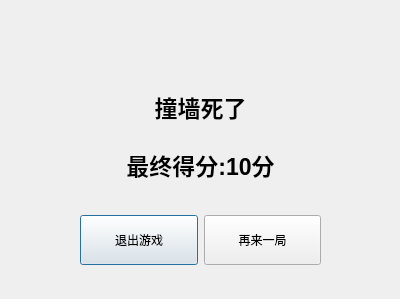
<?xml version="1.0" encoding="UTF-8"?>
<ui version="4.0">
 <class>gameover</class>
 <widget class="QDialog" name="gameover">
  <property name="geometry">
   <rect>
    <x>0</x>
    <y>0</y>
    <width>400</width>
    <height>299</height>
   </rect>
  </property>
  <property name="windowTitle">
   <string>Dialog</string>
  </property>
  <widget class="QWidget" name="">
   <property name="geometry">
    <rect>
     <x>80</x>
     <y>210</y>
     <width>241</width>
     <height>61</height>
    </rect>
   </property>
   <layout class="QHBoxLayout" name="horizontalLayout">
    <item>
     <widget class="QPushButton" name="pushButton">
      <property name="minimumSize">
       <size>
        <width>0</width>
        <height>50</height>
       </size>
      </property>
      <property name="maximumSize">
       <size>
        <width>16777215</width>
        <height>50</height>
       </size>
      </property>
      <property name="text">
       <string>退出游戏</string>
      </property>
     </widget>
    </item>
    <item>
     <widget class="QPushButton" name="pushButton_2">
      <property name="minimumSize">
       <size>
        <width>0</width>
        <height>50</height>
       </size>
      </property>
      <property name="maximumSize">
       <size>
        <width>16777215</width>
        <height>50</height>
       </size>
      </property>
      <property name="text">
       <string>再来一局</string>
      </property>
     </widget>
    </item>
   </layout>
  </widget>
  <widget class="QWidget" name="">
   <property name="geometry">
    <rect>
     <x>80</x>
     <y>80</y>
     <width>241</width>
     <height>111</height>
    </rect>
   </property>
   <layout class="QVBoxLayout" name="verticalLayout">
    <item>
     <widget class="QLabel" name="label">
      <property name="font">
       <font>
        <pointsize>17</pointsize>
        <weight>75</weight>
        <bold>true</bold>
       </font>
      </property>
      <property name="text">
       <string>撞墙死了</string>
      </property>
      <property name="alignment">
       <set>Qt::AlignCenter</set>
      </property>
     </widget>
    </item>
    <item>
     <widget class="QLabel" name="label_2">
      <property name="font">
       <font>
        <pointsize>17</pointsize>
        <weight>75</weight>
        <bold>true</bold>
       </font>
      </property>
      <property name="text">
       <string>最终得分:10分</string>
      </property>
      <property name="alignment">
       <set>Qt::AlignCenter</set>
      </property>
     </widget>
    </item>
   </layout>
  </widget>
 </widget>
 <resources/>
 <connections/>
</ui>
